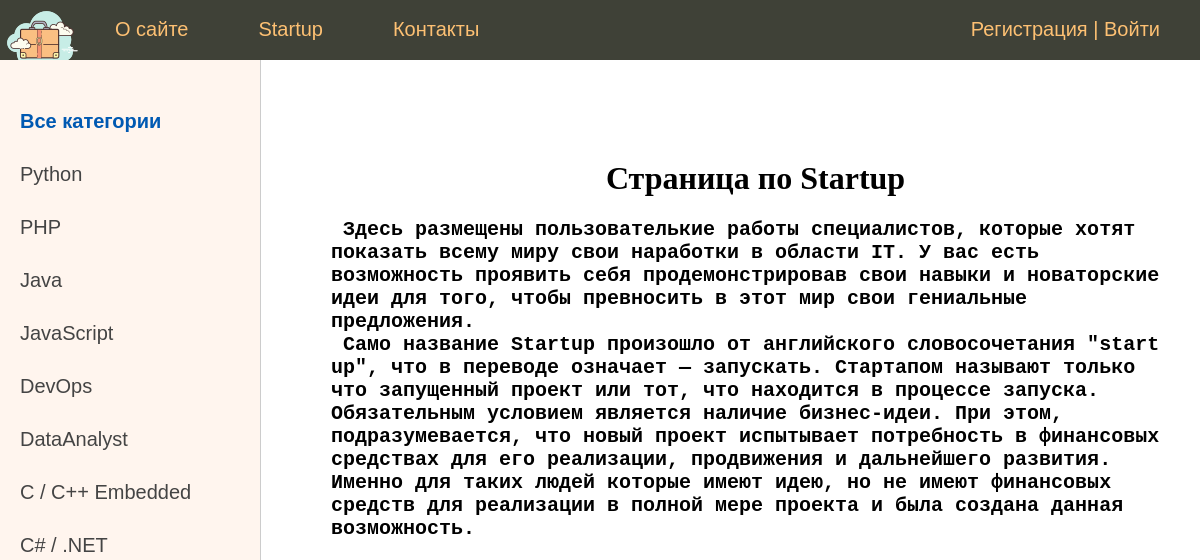
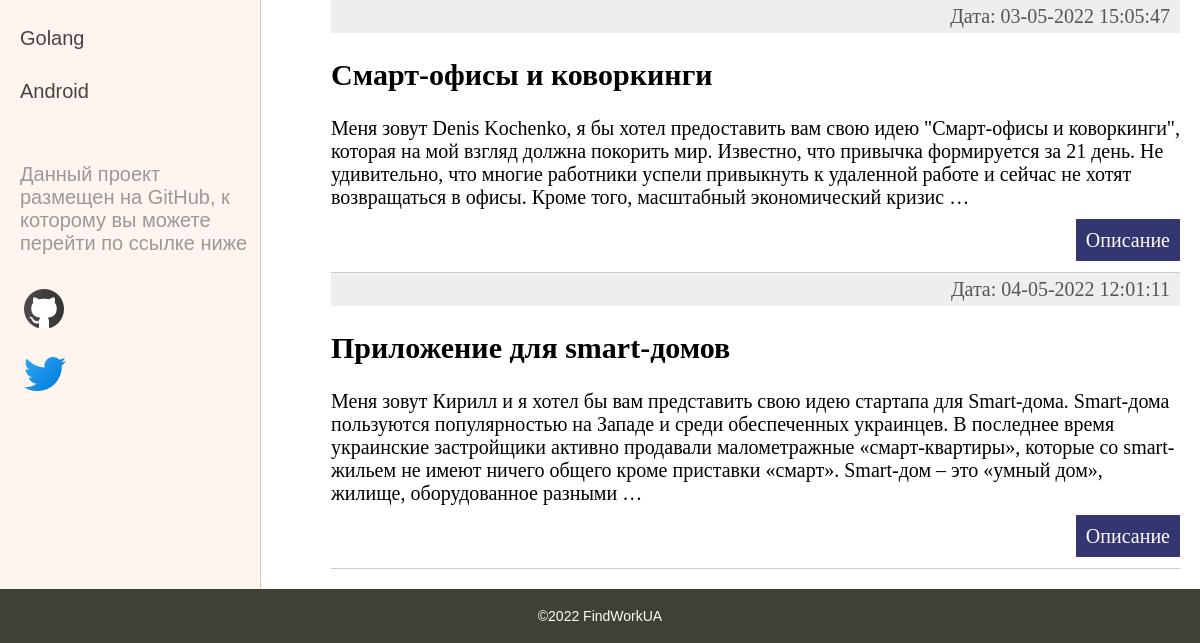
Page /startup/ on the earlier database version (2 pictures, top to bottom).
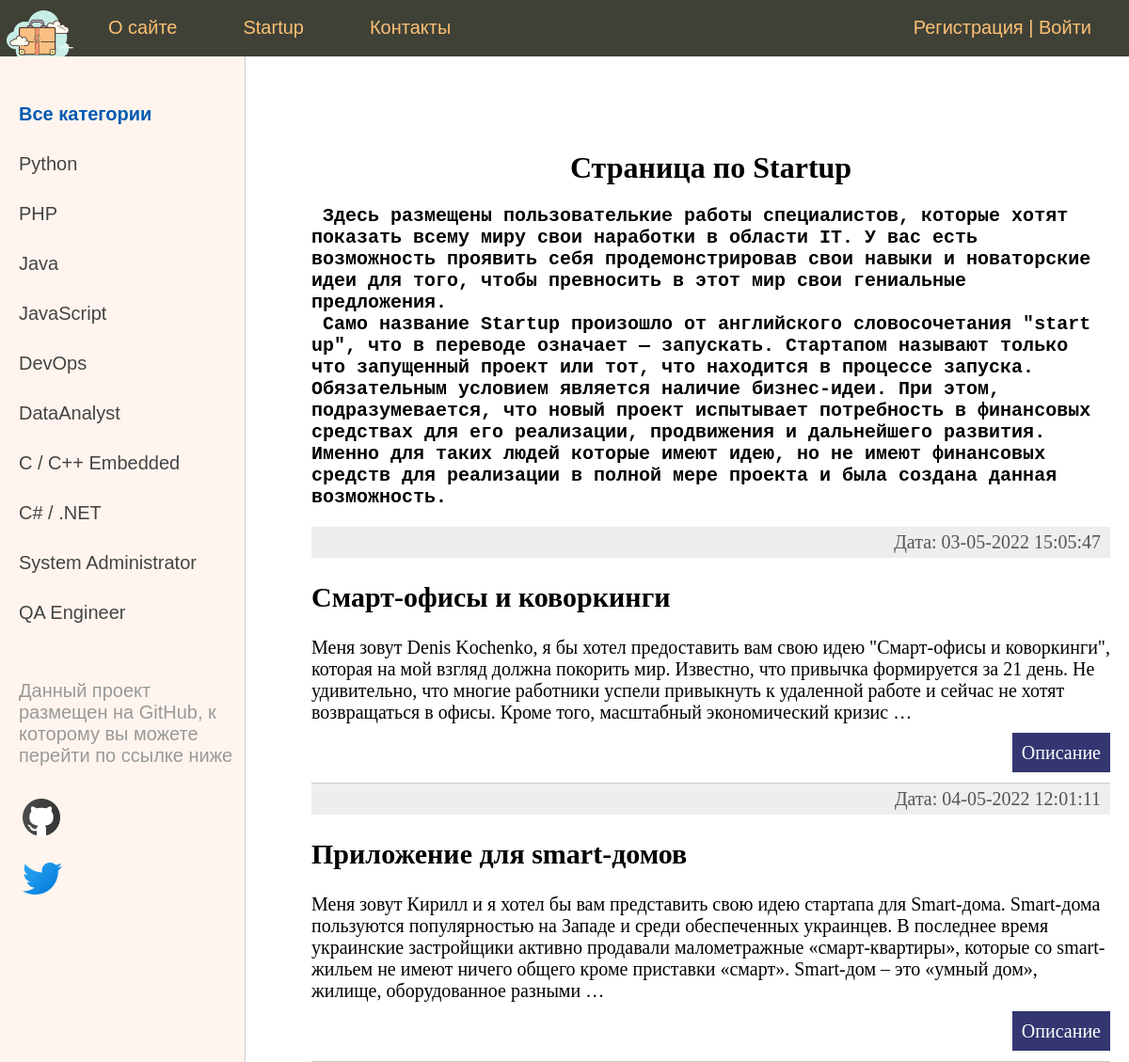
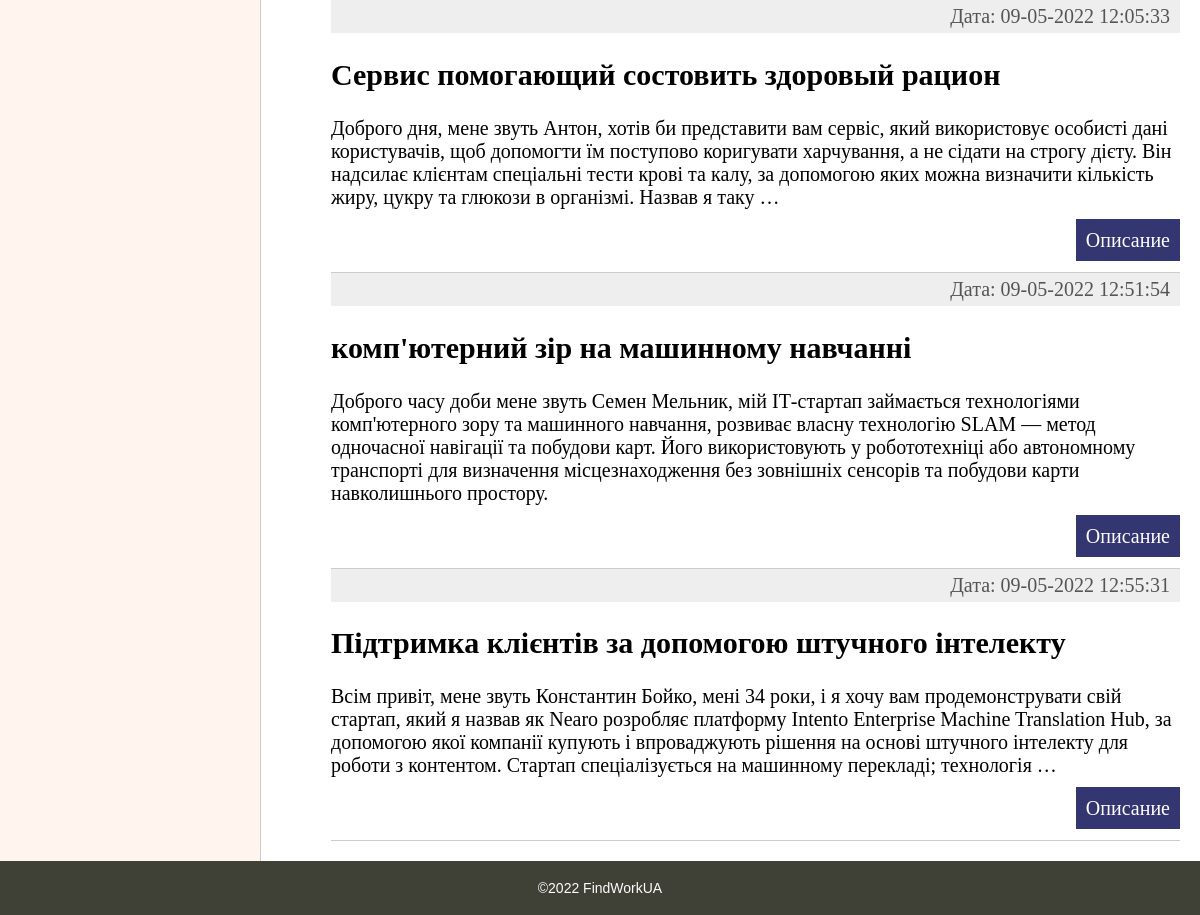
Same page on the later database version (2 pictures, top to bottom).
### searcherapp/models.py (models this page shows, shortened)
class Category(models.Model):
    name = models.CharField(max_length=100, db_index=True)
    slug = models.SlugField(max_length=255, db_index=True, unique=True, verbose_name='URL')
    def get_absolute_url(self):
        return reverse('category', kwargs={'cat_slug': self.slug})

class Startup(models.Model):
    name = models.CharField(max_length=255, null=True)
    title = models.CharField(max_length=255)
    content = models.TextField(verbose_name='About startup')
    slug = models.SlugField(max_length=255, db_index=True, unique=True, verbose_name='URL')
    time_created = models.DateTimeField(auto_now_add=True)
    time_update = models.DateTimeField(auto_now=True)
    is_published = models.BooleanField(default=True)
    mail_address = models.EmailField(max_length=254, null=True)
    def get_absolute_url(self):
        return reverse('startup_post', kwargs={'startup_slug': self.slug})

### searcherapp/views.py (the view)
# urls.py: path('startup/', StartupHome.as_view(), name='startup'),
class StartupHome(DataMixin, ListView):
    model = Startup
    template_name = 'searcherapp/startup.html'
    context_object_name = 'startup'
    def get_context_data(self, *, object_list=None, **kwargs):
        context = super().get_context_data(**kwargs)
        c_def = self.get_user_context(title="Страница по Startup")
        return dict(list(context.items()) + list(c_def.items()))
    def get_queryset(self):
        return Startup.objects.filter(is_published=True)

### searcherapp/utils.py (called while the page is built)
    def get_user_context(self, **kwargs):
        context = kwargs
        cats = Category.objects.all()
        user_menu = menu.copy()
        if not self.request.user.is_authenticated:
            user_menu.pop(3)
            user_menu.pop(2)
        context['menu'] = user_menu
        context['cats'] = cats
        if 'cat_selected' not in context:
            context['cat_selected'] = 0
        return context

### searcherapp/templates/searcherapp/startup.html (shortened to what this page needs)
{% extends 'searcherapp/base.html'%}
{% block content %}
<h1 style="text-align: center;">{{title}}</h1>
<p class="text-startup">&nbsp;Здесь размещены пользователькие работы специалистов, которые хотят
    показать всему миру свои наработки в области IT. У вас есть возможность
    проявить себя продемонстрировав свои навыки и новаторские идеи
    для того, чтобы превносить в этот мир свои гениальные предложения.<br>
	&nbsp;Само название Startup произошло от английского словосочетания "start up", что в переводе означает — запускать. Стартапом называют только что запущенный проект или тот, что находится в процессе запуска.
	Обязательным условием является наличие бизнес-идеи. При этом, подразумевается, что новый проект испытывает потребность в финансовых средствах для его реализации, продвижения и дальнейшего развития.
	Именно для таких людей которые имеют идею, но не имеют финансовых средств для реализации в полной мере проекта и была создана данная возможность.
    <ul class="list-articles">
	{% for s in startup %}
			<li><div class="article-panel">
	<p class="last">Дата: {{s.time_update|date:"d-m-Y H:i:s"}} </p>
</div>
				<h2>{{s.title}}</h2>
	{% autoescape on %}
	{{s.content|linebreaks|truncatewords:50}}
	{% endautoescape %}
			<p class="link-read-post"><a href="{{ s.get_absolute_url }}">Описание</a></p>
			</li>
	{% endfor %}
</ul>
{% endblock %}

### searcherapp/templates/searcherapp/base.html (shortened to what this page needs)
{% load static %}
{% load searcherapp_tags %}
<!DOCTYPE html>
<html>
<head>
	<link type="text/css" href="{% static 'searcherapp/css/style.css' %}" rel="stylesheet" />
</head>
<body>
<table class="table-page" border=0 cellpadding="0" cellspacing="0">
<tr><td valign=top>
{% block mainmenu %}
		<div class="header">
			<ul id="mainmenu" class="mainmenu">
			<li class="logo"><a href="{% url 'home' %}"><div class="logo"></div></a></li>
{% for m in menu %}
			<li><a href="{% url m.url_name %}">{{m.title}}</a></li>
{% endfor %}
				{% if request.user.is_authenticated %}
				<li class="last">Вы вошли как - {{user.username}} | <a href="{% url 'logout' %}">Выйти</a></li>
				{% else %}
				<li class="last"><a href="{% url 'register' %}">Регистрация</a> | <a href="{% url 'login' %}">Войти</a></li>
				{% endif %}
			</ul>
		</div>
{% endblock mainmenu %}
<table class="table-content" border=0 cellpadding="0" cellspacing="0">
<tr>
	<td valign="top" class="left-chapters">
	<ul id="leftchapters">
{% if cat_selected == 0 %}
		<li class="selected"><h4>Все категории</h4></li>
{% else %}
		<li><a href="{% url 'home' %}"><h4>Все категории</h4></a></li>
{% endif %}
{% for c in cats %}
	{% if c.pk == cat_selected %}
		<li class="selected">{{c.name}}</li>
		{% else %}
		<li><a href="{{ c.get_absolute_url }}">{{c.name}}</a></li>
	{% endif %}
{% endfor %}
		<li class="share">
		<p>Данный проект размещен на GitHub, к которому вы можете перейти по ссылке ниже</p>
		<a class="share-yt" href="https://github.com/Denislvm/work_searches_app" target="_blank" rel="nofollow"></a>
		<a class="twitter" href="https://twitter.com/denislvm69" target="_blank" rel="nofollow"></a>
		</li>
	</ul>
</td>
<td valign="top" class="content">
	<div class="content-text">
{% block content %}
{% endblock %}
</td></tr></table>
</td></tr>
<tr><td valign=top>
	<div id="footer">
		<p align="center"> ©2022 FindWorkUA</p>
	</div>
</td></tr></table>
</body>
</html>

### searcherapp/static/searcherapp/css/style.css (style rules this page uses)
html, body { font-family: 'Arial'; margin: 0; padding: 0; height: 100%; width: 100%; color: #444; }
p { indent-text: 5em; }
a { color: #0059b2; text-decoration: none; }
p.link-read-post { text-align: right; }
p.link-read-post a { padding: 10px; min-width: 100px; background: #333671; color: #fff; text-decoration: none; }
div.article-panel { background: #eee; padding: 5px 10px 5px 10px; box-sizing: border-box; overflow: hidden; color: #555; }
div.article-panel p.last { margin: 0; float: right; indent-text: 5em; }
ul.list-articles { list-style: none; margin: 0; padding: 0; }
ul.list-articles li { border-bottom: 1px solid #ccc; }
.table-page { width: 100%; height: 100%; vertical-align: top; }
.table-page tr { height: 100%; }
.header { background: #3F4137; height: 60px; }
.logo { width: 85px; height: 80px; margin-right: 15px 15px 15px 15px; }
ul.mainmenu { list-style: none; margin: 0; padding: 0; height: 60px; color: #fdc073; font-size: 20px; overflow: hidden; }
ul.mainmenu li { float: left; margin: 18px 40px 0 30px; }
ul.mainmenu li.logo { margin: 0; }
ul.mainmenu li.last { float: right; }
ul.mainmenu li a { color: #fdc073; text-decoration: none; }
.table-content { width: 100%; min-height: 100%; height: 100%; }
.left-chapters { margin: 0; background: #FFF5EE; border-right: 1px solid #ccc; min-height: 100%; }
.left-chapters ul { width: 230px; min-height: 100%; margin: 0; padding: 20px 10px 10px 20px; list-style: none; font-size: 20px; }
.left-chapters ul li { margin: 30px 0 0 0; color: #999; }
.left-chapters ul li.selected { color: #0059b2; }
.left-chapters ul li a { color: #444; text-decoration: none; }
.left-chapters ul li.share { margin: 60px 0 0 0; }
.left-chapters ul li.share p { margin: 30px 0 30px 0; }
.left-chapters ul li.share a { display: inline-block; width: 40px; height: 40px; margin: 0 20px 0 0; }
.left-chapters ul li.share a.share-yt { width: 100%; height: 60px; background: url('../images/github.png') no-repeat 0 0; }
.left-chapters ul li.share a.twitter { width: 100%; height: 60px; background: url('../images/twitter.png') no-repeat 0 0; }
.content { padding: 40px 20px 20px 40px; width: 100%; box-sizing: border-box; }
.content-text { margin: 60px 0 0 30px; color: #000; font-size: 20px; font-family: Yandex Sans Display Light; }
.content-text h1 { font-size: 32px; }
#footer { box-sizing: border-box; background: #3F4137; padding: 5px; color: #FFFAFA; font-size: 14px; font-family: Verdana, Geneva, Arial, Helvetica; text-align: left; overflow: hidden; }
.text-startup { font-family: monospace; font-size: 20px; font-weight: bold; }

Differences in the rows shown:
removed Category: name "Golang"
removed Category: name "Android"
added Category: name "System Administrator"
added Category: name "QA Engineer"
added Startup: time_update "09-05-2022 12:05:33", title "Сервис помогающий состовить здоровый рацион", content "Доброго дня, мене звуть Антон, хотів би представити вам сервіс, який використовує особисті дані користувачів, щоб допомогти їм поступово коригувати харчування, а не сідати на строгу дієту. Він надсилає клієнтам спеціальні тести крові та калу, за допомогою яких можна визначити кількість жиру, цукру та глюкози в організмі. Назвав я таку …"
added Startup: time_update "09-05-2022 12:51:54", title "комп'ютерний зір на машинному навчаннi", content "Доброго часу доби мене звуть Семен Мельник, мій ІТ-стартап займається технологіями комп'ютерного зору та машинного навчання, розвиває власну технологію SLAM — метод одночасної навігації та побудови карт. Його використовують у робототехніці або автономному транспорті для визначення місцезнаходження без зовнішніх сенсорів та побудови карти навколишнього простору."
added Startup: time_update "09-05-2022 12:55:31", title "Підтримка клієнтів за допомогою штучного інтелекту", content "Всім привіт, мене звуть Константин Бойко, мені 34 роки, і я хочу вам продемонструвати свій стартап, який я назвав як Nearo розробляє платформу Intento Enterprise Machine Translation Hub, за допомогою якої компанії купують і впроваджують рішення на основі штучного інтелекту для роботи з контентом. Стартап спеціалізується на машинному перекладі; технологія …"
